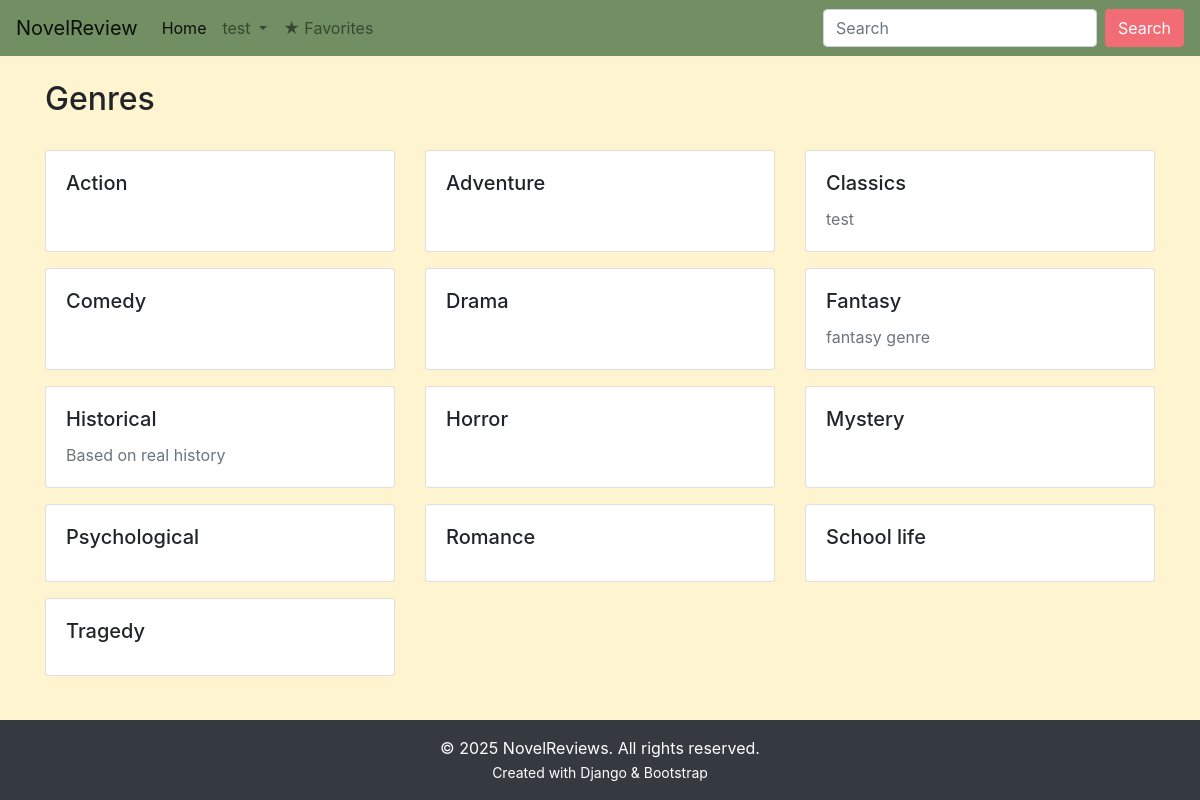
Before: /genres/ (signed in) with the older database file.
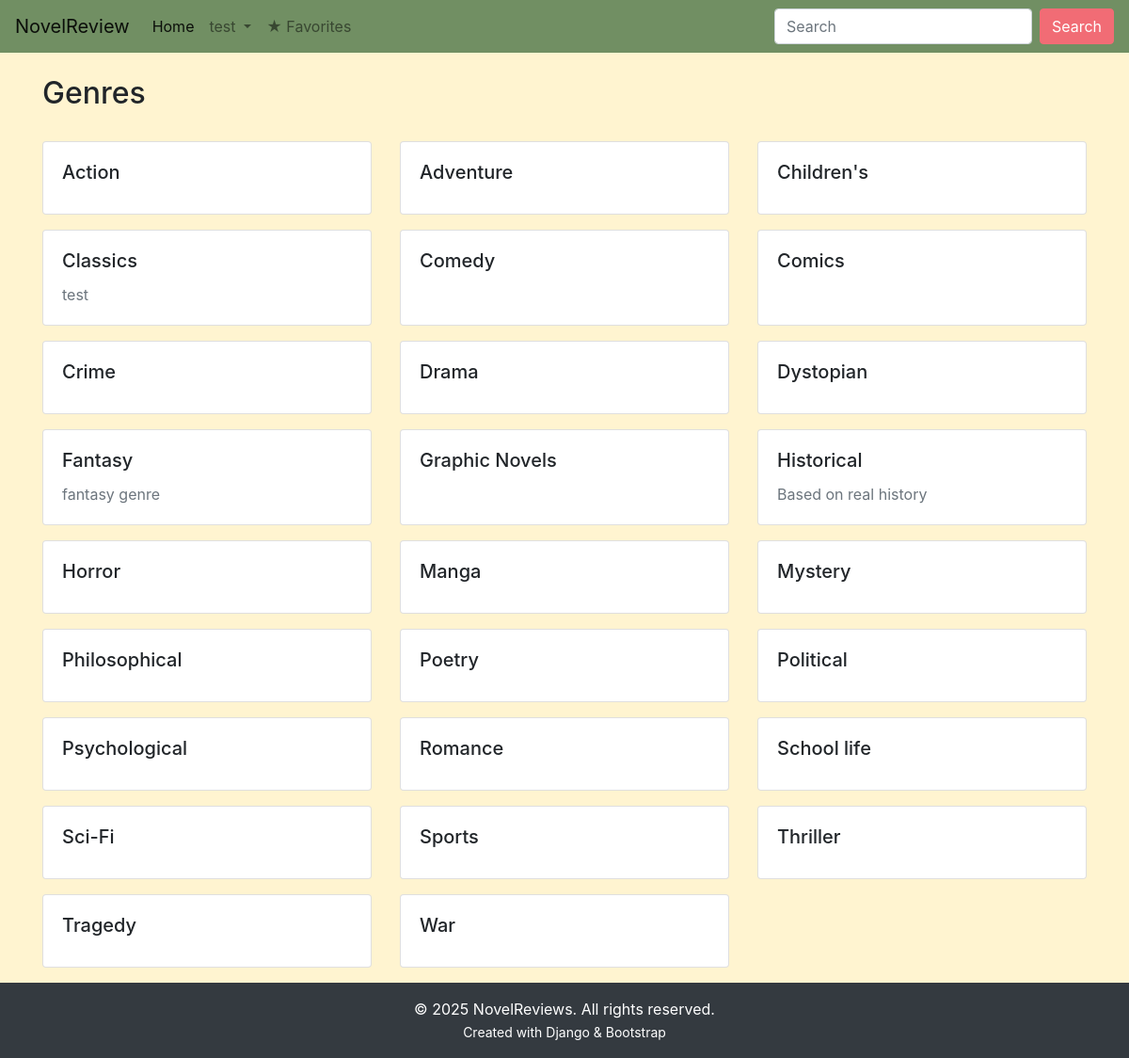
After: the same page with the newer database file.
### main/models.py (models this page shows, shortened)
class Genre(models.Model):
    name = models.CharField(max_length=100, unique=True, verbose_name="Genre name")
    description = models.TextField(blank=True, null=True, verbose_name="Description")
    class Meta:
        ordering = ['name']
        verbose_name = 'Genre'
        verbose_name_plural = 'Genres'

### main/views.py (the view)
# urls.py: path('genres/', views.genre_list, name='genre_list'),
@login_required
def genre_list(request):
    genres = Genre.objects.all().order_by('name')
    return render(request, 'main/genre_list.html', {'genres': genres})

### main/templates/main/genre_list.html (shortened to what this page needs)
{% extends 'main/base.html' %}
{% block content %}
<div class="container mt-4">
    <div class="d-flex justify-content-between align-items-center mb-4">
        <h2>Genres</h2>
    </div>
    <div class="row">
        {% for genre in genres %}
        <div class="col-md-6 col-lg-4 mb-3">
            <div class="card h-100">
                <div class="card-body">
                    <h5 class="card-title">{{ genre.name }}</h5>
                    {% if genre.description %}
                    <p class="card-text text-muted">{{ genre.description }}</p>
                    {% endif %}
                </div>
            </div>
        </div>
        {% endfor %}
    </div>
</div>
{% endblock %}

### main/templates/main/base.html (shortened to what this page needs)
<!doctype html>
<html lang="en">
  <head>
    <link rel="stylesheet" href="https://cdn.jsdelivr.net/npm/bootstrap@4.6.2/dist/css/bootstrap.min.css">
    {% load static %}
    <link rel="stylesheet" href="{% static 'css/main.css' %}" >
  </head>
  <body>
    <nav class="navbar navbar-expand-lg navbar-light" style="background-color: #718f63;">
  <a class="navbar-brand" href="{% url 'main:home'%}">NovelReview</a>
  <div class="collapse navbar-collapse" id="navbarSupportedContent">
    <ul class="navbar-nav mr-auto">
      <li class="nav-item active">
        <a class="nav-link" href="{% url 'main:home'%}">Home <span class="sr-only">(current)</span></a>
      </li>
      {% if user.is_authenticated %}
      <li class="nav-item dropdown">
        <a class="nav-link dropdown-toggle" href="#" role="button" data-toggle="dropdown" aria-expanded="false">
          {{ user.username }}
        </a>
      </li>
      {% endif %}
      {% if user.is_authenticated %}
<li class="nav-item">
    <a class="nav-link" href="{% url 'main:favorite_list' %}">★ Favorites</a>
</li>
{% endif %}
    </ul>
    <form class="form-inline my-2 my-lg-0" method="GET" action="{% url 'main:home' %}">
      <input class="form-control mr-sm-2" type="search" placeholder="Search" aria-label="Search" style="background-color: #ffffff" name="title">
      <button class="btn btn-outline-pink my-2 my-sm-0" type="submit">
    Search
</button>
    </form>
  </div>
</nav>
    {% block content %}
    {% endblock %}
  <footer class="footer mt-auto py-3 bg-dark text-white">
        <div class="container text-center">
            <p class="mb-0">© 2025 NovelReviews. All rights reserved.</p>
            <small>Created with Django & Bootstrap</small>
        </div>
    </footer>
  </body>
</html>

### main/static/css/main.css (style rules this page uses)
html, body { height: 100%; margin: 0; }
body { background-color: #fff4d0; display: flex; flex-direction: column; min-height: 100vh; }
.footer { background-color: #fff9e4; flex-shrink: 0; }
.btn-outline-pink { color: #ffffff !important; border-color: #f16c75 !important; background-color:#f16c75 !important; }

Changed rows visible on the page:
added Genre: name "Children's"
added Genre: name "Comics"
added Genre: name "Crime"
added Genre: name "Dystopian"
added Genre: name "Graphic Novels"
added Genre: name "Manga"
added Genre: name "Philosophical"
added Genre: name "Poetry"
added Genre: name "Political"
added Genre: name "Sci-Fi"
added Genre: name "Sports"
added Genre: name "Thriller"
added Genre: name "War"
